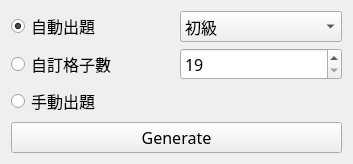
<?xml version="1.0" encoding="UTF-8"?>
<ui version="4.0">
 <class>QNewGameDialog</class>
 <widget class="QWidget" name="QNewGameDialog">
  <property name="geometry">
   <rect>
    <x>0</x>
    <y>0</y>
    <width>353</width>
    <height>146</height>
   </rect>
  </property>
  <property name="font">
   <font>
    <family>微軟正黑體</family>
    <pointsize>12</pointsize>
   </font>
  </property>
  <property name="windowTitle">
   <string>QNewGameDialog</string>
  </property>
  <layout class="QGridLayout" name="gridLayout_2">
   <item row="0" column="0">
    <widget class="QRadioButton" name="rAuto">
     <property name="text">
      <string>自動出題</string>
     </property>
     <property name="checked">
      <bool>true</bool>
     </property>
    </widget>
   </item>
   <item row="2" column="0" colspan="2">
    <widget class="QRadioButton" name="rManual">
     <property name="text">
      <string>手動出題</string>
     </property>
    </widget>
   </item>
   <item row="6" column="0" colspan="2">
    <widget class="QPushButton" name="bGenerate">
     <property name="font">
      <font>
       <family>微軟正黑體</family>
       <pointsize>12</pointsize>
      </font>
     </property>
     <property name="text">
      <string>Generate</string>
     </property>
    </widget>
   </item>
   <item row="0" column="1">
    <widget class="QComboBox" name="cDifficulty">
     <item>
      <property name="text">
       <string>初級</string>
      </property>
     </item>
     <item>
      <property name="text">
       <string>中級</string>
      </property>
     </item>
     <item>
      <property name="text">
       <string>高級</string>
      </property>
     </item>
     <item>
      <property name="text">
       <string>魔王級</string>
      </property>
     </item>
    </widget>
   </item>
   <item row="5" column="0" colspan="2">
    <spacer name="verticalSpacer">
     <property name="orientation">
      <enum>Qt::Vertical</enum>
     </property>
     <property name="sizeHint" stdset="0">
      <size>
       <width>20</width>
       <height>40</height>
      </size>
     </property>
    </spacer>
   </item>
   <item row="1" column="0">
    <widget class="QRadioButton" name="rClues">
     <property name="text">
      <string>自訂格子數</string>
     </property>
    </widget>
   </item>
   <item row="1" column="1">
    <widget class="QSpinBox" name="cClueCount">
     <property name="minimum">
      <number>19</number>
     </property>
     <property name="maximum">
      <number>80</number>
     </property>
    </widget>
   </item>
  </layout>
 </widget>
 <layoutdefault spacing="6" margin="11"/>
 <resources/>
 <connections/>
</ui>
